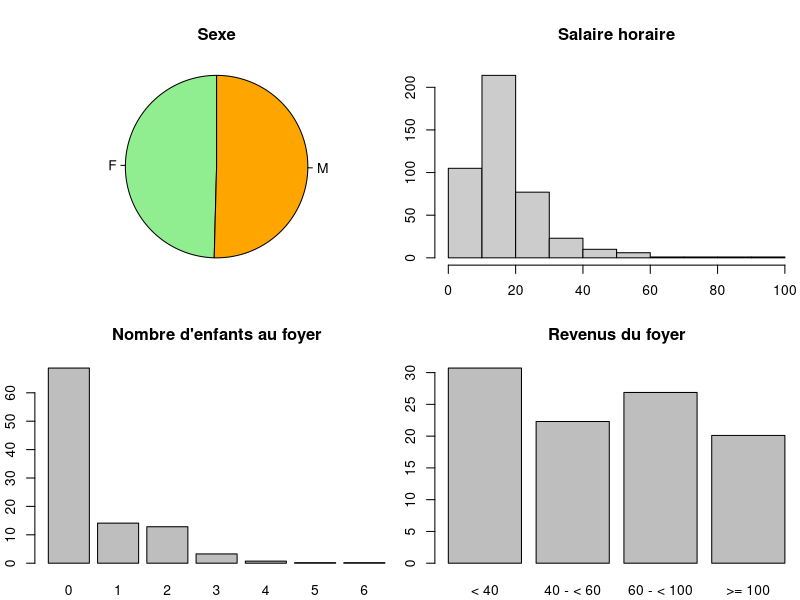
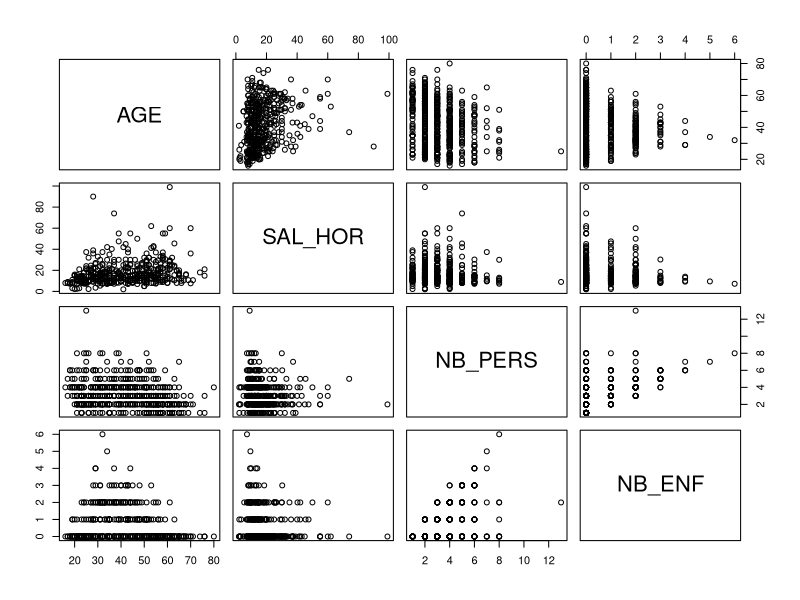

Reproduce these figures in R, in order. (Note: this script raises an error after producing the figures.)
## ---- chunk 1
knitr::opts_chunk$set(echo = TRUE, comment = "")
## ---- chunk 2
x = read.csv2("donnees/Recensement_12.csv", row.names = 1)
knitr::kable(head(x, 10))
## ---- chunk 3
str(x)
## ---- chunk 4
summary(x)
## ---- chunk 5
par(mfrow=c(2,2), mar = c(2, 2, 4, 0) + .1)
pie(table(x$SEXE), radius = 1, init.angle = 90,
    col = c("lightgreen","orange"), main = "Sexe")
hist(x$SAL_HOR, 
     main = "Salaire horaire", col = "gray80",
     xlab = "", ylab = "")
p = 100*prop.table(table(x$NB_ENF))
barplot(p, main = "Nombre d'enfants au foyer")
p4 = 100*prop.table(table(x$REV_FOYER))
barplot(p4[c(1,3,4,2)], main = "Revenus du foyer")
## ---- chunk 6
quanti = c(1,5,9,10)
round(cov(x[,quanti], use = "complete.obs"), digits=2)
round(cov(x[,quanti], use = "pairwise.complete.obs"), digits=2)
round(cor(x[,quanti], use = "complete.obs"), digits=2)
round(cor(x[,quanti], use = "pairwise.complete.obs"), digits=2)
## ---- chunk 7
pairs(x[,quanti])
## ---- chunk 8
x1 = x[,c(2, 3, 11)]
knitr::kable(head(x1, 10))
## ---- chunk 9
disj <- function(f) {
    res = sapply(levels(x1[,f]), function(l) return (x1[,f] == l)) * 1
    colnames(res) = paste(f, colnames(res), sep = ":")
    res
}
z1 = cbind(disj("SEXE"), disj("REGION"), disj("REV_FOYER"))
knitr::kable(head(z1, 10))
## ---- chunk 10
table(x$SEXE,x$REV_FOYER)
## ---- chunk 11
100 * prop.table(table(x$SEXE,x$REV_FOYER), margin = 1)
## ---- chunk 12
100 * prop.table(table(x$SEXE,x$REV_FOYER), margin = 2)
## ---- chunk 13
summary(table(x$SEXE,x$REV_FOYER))
## ---- chunk 14
z1.comp = z1
z1.comp[is.na(z1.comp)] = 0
b1 = t(z1.comp) %*% z1.comp
knitr::kable(b1)
## ---- chunk 15
head(iris[,-5])
## ---- chunk 16
plot(iris[,-5])
## ---- chunk 17
library(FactoMineR)
iris.pca=PCA(iris[,-5], ncp=4, graph=F)
round(iris.pca$eig, digits=2)
## ---- chunk 18
head(round(iris.pca$ind$contrib, digits=2))
colSums(iris.pca$ind$contrib)
## ---- chunk 19
head(round(iris.pca$ind$cos2, digits=2))
head(rowSums(iris.pca$ind$cos2), n=15)
## ---- chunk 20
plot(iris.pca, choix="ind")
## ---- chunk 21
library(kernlab)
data(spam)
plot(PCA(spam[,-58]), choix="ind")
## ---- chunk 22
plot(iris.pca, choix="var")
## ---- chunk 23
par(mfrow=c(1,2))
plot(iris.pca, choix = "ind")
plot(iris.pca, choix = "var")
## ---- chunk 24
par(mfrow=c(1,2))
plot(iris.pca$eig$eigenvalue, type = 'b',
     main="Ebouli des valeurs propres")
barplot(iris.pca$eig$eigenvalue,
        main="Ebouli des valeurs propres",
        names.arg=1:nrow(iris.pca$eig))
## ---- chunk 25
par(mfrow=c(1,2))
plot(iris.pca$eig$eigenvalue, type = 'b',
     main="Ebouli des valeurs propres")
abline(h=1)
barplot(iris.pca$eig$eigenvalue,
        main="Ebouli des valeurs propres",
        names.arg=1:nrow(iris.pca$eig))
abline(h=1)
## ---- chunk 26
par(mfrow=c(1,2))
plot(iris.pca, choix = "ind", habillage = "ind",
     col.hab=rainbow(3)[iris$Species])
legend("top", legend = levels(iris$Species),
       col = rainbow(3), pch = 19, cex = 0.75,
       ncol = 3)
plot(iris.pca, choix = "var")
## ---- chunk 27
data(decathlon)
## ---- chunk 28
femmes = read.csv2(file="donnees/femme_travail.csv", 
              header=TRUE, row.names=1, sep=",")
x = femmes[,1:3]
x
## ---- chunk 29
chisq.test(x)
## ---- chunk 30
pl = rbind(x, apply(x, 2, sum))
rownames(pl)[4] = "Profil moyen"
round(100*prop.table(as.matrix(pl),margin=1),2)
## ---- chunk 31
pc = cbind(x,apply(x,1,sum))
colnames(pc)[4] = "Profil moyen"
round(100*prop.table(as.matrix(pc),margin=2),2)
## ---- chunk 32
x.afc = CA(x)
## ---- chunk 33
x.afc$row$coord
## ---- chunk 34
x.afc$row$contrib
## ---- chunk 35
x.afc$row$cos2
## ---- chunk 36
x.afc$col$coord
x.afc$col$contrib
## ---- chunk 37
x.afc$col$cos2
## ---- chunk 38
the = read.csv2("donnees/the.csv",header=TRUE)
x = the[,-c(22,19:21, 23:36)]
summary(x)
## ---- chunk 39
x.acm = MCA(x, ncp=27, graph=FALSE)
plot(x.acm, invisible="var")
## ---- chunk 40
plot(x.acm, invisible="ind")
## ---- chunk 41
plot(x.acm, choix="var")
## ---- chunk 42
x.acm$eig
## ---- chunk 43
lambdabar = mean(x.acm$eig$eigenvalue)
par(mfrow=c(1,2))
plot(x.acm$eig$eigenvalue, type = 'b', 
     main="Ebouli des valeurs propres")
abline(h=lambdabar)
barplot(x.acm$eig$eigenvalue, 
        main="Ebouli des valeurs propres", 
        names.arg=1:nrow(x.acm$eig))
abline(h=lambdabar)
## ---- chunk 44
round(x.acm$var$contrib, digits=2)
## ---- chunk 45
round(x.acm$var$cos2, digits=2)
## ---- chunk 46
fertility = read.csv2(file="donnees/fertility.csv")
summary(fertility)
## ---- chunk 47
iris.mds = cmdscale(1-abs(cor(iris[,-5])))
plot(iris.mds[,1], iris.mds[,2])
text(iris.mds[,1], iris.mds[,2], labels=colnames(iris[,-5]))
## ---- chunk 48
d = dist(iris[,-5])
iris.mds = cmdscale(d,20)
plot(iris.mds[,1],iris.mds[,2])
## ---- chunk 49
plot(iris.mds[,1],iris.mds[,2], 
     col=rainbow(3)[iris$Species])
## ---- chunk 50
library("MASS")
d = dist(swiss, method="canberra")
swiss.mds=isoMDS(d,k=10)
## ---- chunk 51
plot(swiss.mds$points[,1:2])
text(swiss.mds$points[,1:2], labels=rownames(swiss))
## ---- chunk 52
villes = read.table(
    "donnees/Distances_Inter_Villes_Matrice.csv", 
    header = T, sep = ";", row.names = 1, dec = ",")
villes[1:5, 1:5]
